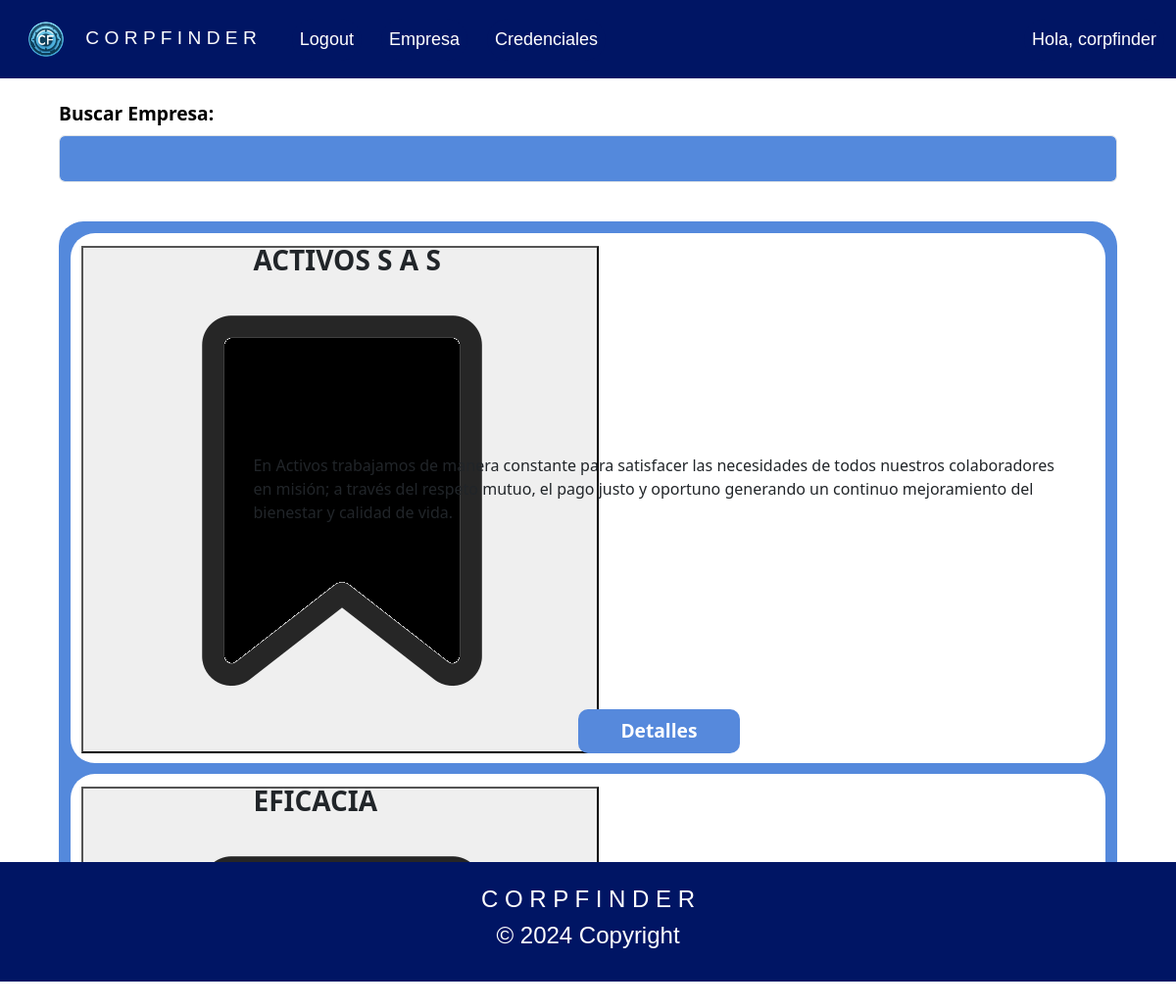
The app's page /paginaPrincipal/ (signed in) with its own data.
### credenciales/models.py (models this page shows)
class Credenciales(models.Model):
    usuario = models.OneToOneField(User, on_delete=models.CASCADE, related_name='credenciales', default=None)
    imagen = models.ImageField(upload_to='credenciales/images/', default='credenciales/images/image_5.png',blank=True)
    redes = models.TextField(default = 'N/A')
    CV = models.FileField(null=True, blank=True)
    empresas_favoritas = models.ManyToManyField(Empresa, blank=True)

### webscraping/models.py (models this page shows, shortened)
class Empresa(models.Model):
    id = models.AutoField(primary_key=True)
    nombre_empresa = models.CharField(max_length=200, null=True)
    logo_empresa = models.URLField(blank=True, null=True)
    banner_empresa = models.URLField(blank=True, null=True)
    subtitle = models.CharField(max_length=255, blank=True, null=True)
    subtitle_content = models.TextField(blank=True, null=True)
    subtitle2 = models.CharField(max_length=255, blank=True, null=True)
    subtitle2_content = models.TextField(blank=True, null=True)
    seguidores = models.IntegerField(default=0, null=True)
    extraido_de = models.CharField(max_length=255, blank=True, null=True)
    Fecha_extraccion = models.DateField(default=datetime.now().date().isoformat(), null=True)
    numero_ofertas = models.IntegerField(default=0, null=True)
    numero_evaluaciones = models.IntegerField(default=0, null=True)
    numero_salarios = models.IntegerField(default=0, null=True)
    numero_entrevistas = models.IntegerField(default=0, null=True)
    numero_beneficios = models.IntegerField(default=0, null=True)
    numero_fotos = models.IntegerField(default=0, null=True)
    calificacion_empresa = models.FloatField(default=0.0, null=True)
    calificacion_ambiente_trabajo = models.FloatField(default=0.0, null=True)
    calificacion_salario_prestaciones = models.FloatField(default=0.0, null=True)
    calificacion_oportunidades_carrera = models.FloatField(default=0.0, null=True)
    calificacion_director_general = models.FloatField(default=0.0, null=True)

### corp/views.py (the view)
# urls.py: path('paginaPrincipal/', views.paginaPrincipal, name='paginaPrincipal'),
@login_required(login_url='/iniciarSesion')
def paginaPrincipal(request):
    searchTerm = request.GET.get('buscarEmpresa')
    usuario_actual = Credenciales.objects.get(usuario_id=request.user.id)
    empresas_fav = usuario_actual.empresas_favoritas.all()
    if searchTerm:
        empresas = Empresa.objects.filter(nombre_empresa__icontains=searchTerm)
    else:
        empresas = Empresa.objects.all()
    return render(request, 'paginaPrincipal.html', {'searchTerm': searchTerm, 'empresas': empresas, 'usuario_actual': usuario_actual, 'empresas_fav':empresas_fav})

### corp/templates/paginaPrincipal.html (shortened to what this page needs)
{% extends 'base3.html' %}
{% block content %}
{% load static %}
<link rel="stylesheet" href="{% static 'paginaPrincipal.css' %}">
<body>
    <div class="contain">
        <div class="contenedor">
            <form class="busqueda" action="">
                <div class="mb-3">
                    <label for="buscarEmpresa" class="form-label">
                        Buscar Empresa:
                    </label>
                    <input type="text" class="form-control" name="buscarEmpresa" value="{{ searchTerm|default:'' }}">
                </div>
            </form>
            <div class="empresas">
                {% if empresas %}
                    {% for Empresa in empresas %}
                    <div class="empresa">
                        <div class="uno">
                            {% if Empresa not in empresas_fav %}
                            <form method="post" action="{% url 'agregar_empresa_fav' Empresa.id %}">
                                <button class="boton"><img src="/media/corp/images/guardar_fav.png" alt=""></button>
                            </form>
                            {% else %}
                            <form method="post" action="{% url 'quitar_empresa_fav' Empresa.id %}">
                                <button class="boton"><img src="/media/corp/images/quitar_fav.png" alt=""></button>
                            </form>
                            {% endif %}
                        </div>
                        <div class="dos">
                            <h3 class="nombre">{{ Empresa.nombre_empresa }}</h3>
                            {% if Empresa.subtitle2_content%}
                            <p class="Desc">{{ Empresa.subtitle2_content }}</p>
                            {%else%}
                            <p class="alert alert-warning">Esta empresa no tiene descripcion</p>
                            {% endif %}
                            <a href="{% url 'detallesEmpresa' Empresa.id %}" class="btn btn-primary btn-sm">Detalles</a>
                        </div>
                    </div>
                    {% endfor %}
                {% else %}
                    {% if searchTerm %}
                        <div class="alert alert-warning" role="alert">
                            No se encontraron resultados para tu búsqueda.
                        </div>
                    {% endif %}
                {% endif %}
            </div>
        </div>
    </div>
</body>
{% endblock content %}

### Corpfinder/templates/base3.html (shortened to what this page needs)
{% load static %}
<head>
    <link href="https://cdn.jsdelivr.net/npm/bootstrap@5.3.3/dist/css/bootstrap.min.css" rel="stylesheet">
    <link rel="stylesheet" href="{% static 'base.css' %}">
</head>
<nav class="navbar navbar-expand-lg bg-body-tertiary">
    <div class="container-fluid">
        <a class="navbar-brand" href="/paginaPrincipal">
            <img src="{% static 'logo.png' %}" alt="" class="logo">
            C O R P F I N D E R
          </a>
        <ul class="navbar-nav me-auto mb-2 mb-lg-0">
          <li class="nav-item">
            <a class="nav-link" href="{% url 'logout' %}">Logout</a>
          </li>
          {% if user.is_authenticated %}
            {% if user.is_staff %}
              <li class="nav-item">
                <a class="nav-link" href="{% url 'scrapEmpresa' %}">Empresa</a>
              </li>
            {% endif %}
          {% endif %}
          <li class="nav-item">
            <a class="nav-link" href="{% url 'credenciales' %}">Credenciales</a>
          </li>
        </ul>
        <ul class="navbar-nav ms-auto mb-2 mb-lg-0">
          <li class="nav-item">
            <p class="nav-link mb-0">Hola, {{ usuario_actual.usuario.username }}</p>
          </li>
        </ul>
    </div>
  </nav>
  {% block content %}
  {% endblock content %}
  <footer class="footer">
    <div class="container">
        <div class="row">
            <div class="text-center p-4">
                <h4 class="text">C O R P F I N D E R</h4>
                <h4 class="text">© 2024 Copyright</h4>
            </div>
        </div>
    </div>
</footer>

### corp/static/base.css (style rules this page uses)
.navbar { padding: 0px; font-family: Arial, Helvetica, sans-serif; }
.container-fluid { background-color: #001564; display: flex; flex-direction: row; }
.logo { max-height: 70px; }
.nav-link { color: #FFFFFF; background-color: #001564; border-radius: 25px; font-size: large; }
.nav-item { padding-left: 20px; }
.navbar-brand { color: #FFFFFF; font-size: larger; transition: all ease .2s; }
.footer { background-color: #001564; }
.text { color: white; font-family: Arial, Helvetica, sans-serif; }

### corp/static/paginaPrincipal.css (style rules this page uses)
body { margin: 0; padding: 0; }
.contain { background-color: #FFFFFF; width: 100%; height: 100%; display: flex; flex-direction: column; justify-items: center; align-items: center; }
.contenedor { width: 100%; display: flex; flex-direction: column; justify-items: center; align-items: center; overflow-y: scroll; }
form { margin: 0; }
.busqueda { width: 90%; }
.form-label { color: black; font-weight: bold; font-size: larger; margin-top: 2%; }
.form-control { background-color: #5489DC; padding: 1%; }
.empresas { background-color: #5489DC; border-radius: 25px; width: 90%; margin: 2% 0% 2% 0%; padding: 1% 1% 0% 1%; display: flex; flex-direction: column; }
.empresa { display: flex; flex-direction: row; background-color: #FFFFFF; border-radius: 25px; padding: 1%; margin-bottom: 1%; }
.uno { display: flex; flex-direction: column; justify-content: space-between; margin-right: 2%; justify-self: center; align-self: center; width: 15%; }
.dos { display: flex; flex-direction: column; justify-content: space-between; width: 80%; }
.nombre { font-weight: bold; text-transform: uppercase; }
.btn.btn-primary.btn-sm { width: 20%; background-color: hsl(217, 66%, 60%); border: none; border-radius: 10px; padding: 1%; font-size: 1.2em; font-weight: bold; margin-left: 40%; }

### records on screen
Credenciales: usuario.username "corpfinder"
Empresa: nombre_empresa "ACTIVOS S A S", subtitle2_content "En Activos trabajamos de manera constante para satisfacer las necesidades de todos nuestros colaboradores en misión; a través del respeto mutuo, el pago justo y oportuno generando un continuo mejoramiento del bienestar y calidad de vida."
Empresa: nombre_empresa "EFICACIA"
